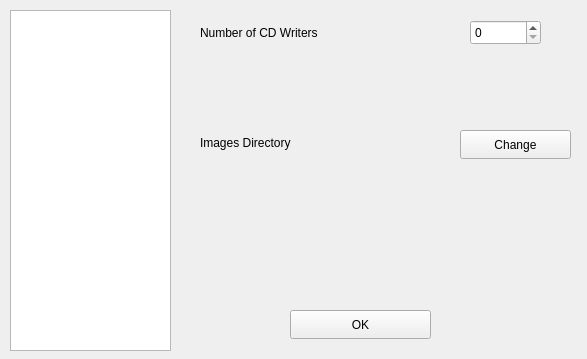
<ui version="4.0" >
 <author>Raphaël Doursenaud</author>
 <class>configuration</class>
 <widget class="QWidget" name="configuration" >
  <property name="windowModality" >
   <enum>Qt::NonModal</enum>
  </property>
  <property name="geometry" >
   <rect>
    <x>0</x>
    <y>0</y>
    <width>587</width>
    <height>359</height>
   </rect>
  </property>
  <property name="windowTitle" >
   <string>Configuration</string>
  </property>
  <widget class="QLabel" name="label" >
   <property name="geometry" >
    <rect>
     <x>200</x>
     <y>20</y>
     <width>241</width>
     <height>25</height>
    </rect>
   </property>
   <property name="text" >
    <string>Number of CD Writers</string>
   </property>
  </widget>
  <widget class="QLabel" name="label_4" >
   <property name="geometry" >
    <rect>
     <x>200</x>
     <y>130</y>
     <width>241</width>
     <height>25</height>
    </rect>
   </property>
   <property name="text" >
    <string>Images Directory</string>
   </property>
  </widget>
  <widget class="QPushButton" name="imageButton" >
   <property name="geometry" >
    <rect>
     <x>460</x>
     <y>130</y>
     <width>111</width>
     <height>29</height>
    </rect>
   </property>
   <property name="text" >
    <string>Change</string>
   </property>
   <property name="shortcut" >
    <string>Alt+C</string>
   </property>
  </widget>
  <widget class="QListWidget" name="listWidget" >
   <property name="geometry" >
    <rect>
     <x>10</x>
     <y>10</y>
     <width>161</width>
     <height>341</height>
    </rect>
   </property>
  </widget>
  <widget class="QLabel" name="image" >
   <property name="geometry" >
    <rect>
     <x>200</x>
     <y>170</y>
     <width>371</width>
     <height>25</height>
    </rect>
   </property>
   <property name="text" >
    <string/>
   </property>
  </widget>
  <widget class="QSpinBox" name="spinBox" >
   <property name="geometry" >
    <rect>
     <x>470</x>
     <y>20</y>
     <width>71</width>
     <height>25</height>
    </rect>
   </property>
  </widget>
  <widget class="QPushButton" name="okButton" >
   <property name="geometry" >
    <rect>
     <x>290</x>
     <y>310</y>
     <width>141</width>
     <height>29</height>
    </rect>
   </property>
   <property name="text" >
    <string>OK</string>
   </property>
   <property name="shortcut" >
    <string>Alt+O</string>
   </property>
  </widget>
 </widget>
 <layoutdefault spacing="6" margin="9" />
 <resources/>
 <connections/>
 <designerdata>
  <property name="gridDeltaX" >
   <number>10</number>
  </property>
  <property name="gridDeltaY" >
   <number>10</number>
  </property>
  <property name="gridSnapX" >
   <bool>true</bool>
  </property>
  <property name="gridSnapY" >
   <bool>true</bool>
  </property>
  <property name="gridVisible" >
   <bool>true</bool>
  </property>
 </designerdata>
</ui>
